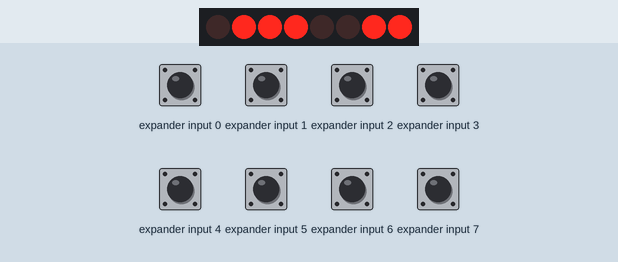
Recording of a sketch running on a simulated Arduino Uno, built with avr-gcc and run on an emulated ATmega328P. Parts: 8 port-expander outputs drawn as a row of LEDs (first output left, lit = HIGH). Wiring (inferred from the names in the program): PCF8574 port expander at I2C address 0x20. Wiring (inferred from the signals the program sends): row of LEDs: on Q0, Q1, Q2, Q3, Q4, Q5, Q6, Q7. The test bench sets the inputs (shaded band); at power-on: expander input 0–7 HIGH.

Above: at 0.2 s.
Timing chart, 0 to 1.7 s (numbered marks = the images above):
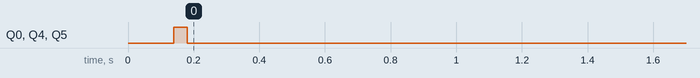

The sketch:

63010212lcd01.ino
```cpp
#include <Wire.h>
#include <hd44780.h>
#include <hd44780_I2Cexp.h>
hd44780_I2Cexp lcd;
const int LCD_COLS = 16;
const int LCD_ROWS = 2;
void setup()
{
  int status;
  status = lcd.begin(LCD_COLS, LCD_ROWS);
  if (status) // non zero status means it was unsuccesful
  {
    // begin() failed so blink error code using the onboard LED if possible
    hd44780::fatalError(status); // does not return
  }
  lcd.print("LCD I2C");
  //lcd.setCursor(0, 1);
 // lcd.print("ASCII Code Test");
}
void loop()
{


}
```

Measured:
- by itself, Q0, Q4, Q5: LOW → HIGH at 0.14 s, → LOW 0.04 s later
